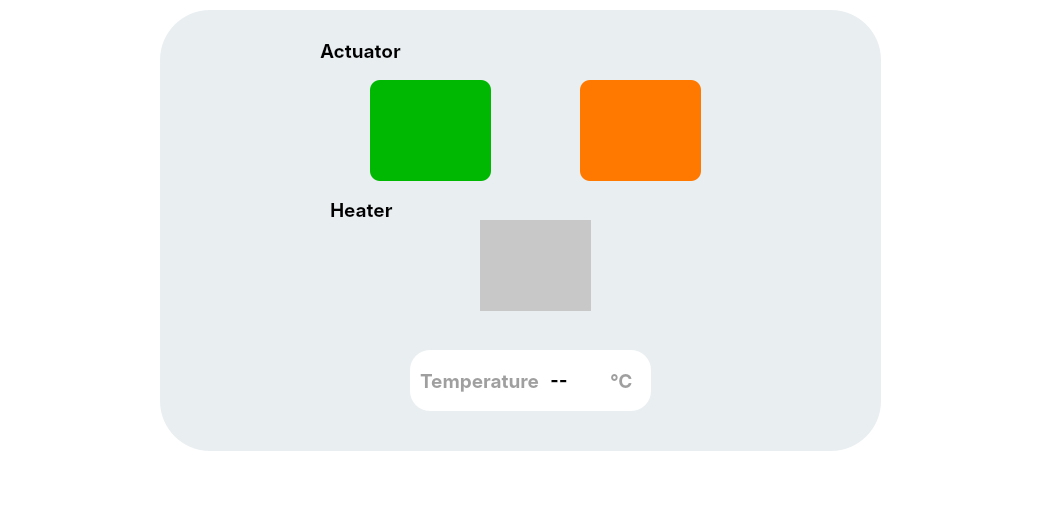
   <widget class="QFrame" name="screen_6">
    <property name="geometry">
     <rect>
      <x>-7</x>
      <y>60</y>
      <width>1051</width>
      <height>531</height>
     </rect>
    </property>
    <property name="font">
     <font>
      <family>SF Pro Display</family>
     </font>
    </property>
    <property name="styleSheet">
     <string notr="true">background-color:rgb(255, 255, 255);</string>
    </property>
    <property name="frameShape">
     <enum>QFrame::NoFrame</enum>
    </property>
    <property name="frameShadow">
     <enum>QFrame::Plain</enum>
    </property>
    <widget class="QLabel" name="label_48">
     <property name="geometry">
      <rect>
       <x>550</x>
       <y>350</y>
       <width>51</width>
       <height>60</height>
      </rect>
     </property>
     <property name="font">
      <font>
       <family>SF Pro Display</family>
       <pointsize>14</pointsize>
       <weight>75</weight>
       <bold>true</bold>
      </font>
     </property>
     <property name="styleSheet">
      <string notr="true">background:none;
color:black;</string>
     </property>
     <property name="text">
      <string>--</string>
     </property>
     <property name="alignment">
      <set>Qt::AlignLeading|Qt::AlignLeft|Qt::AlignVCenter</set>
     </property>
    </widget>
    <widget class="QLabel" name="label_52">
     <property name="geometry">
      <rect>
       <x>610</x>
       <y>350</y>
       <width>41</width>
       <height>61</height>
      </rect>
     </property>
     <property name="font">
      <font>
       <family>SF Pro Display</family>
       <pointsize>14</pointsize>
       <weight>75</weight>
       <bold>true</bold>
       <kerning>true</kerning>
      </font>
     </property>
     <property name="styleSheet">
      <string notr="true">background:none; color:#9f9f9f;</string>
     </property>
     <property name="text">
      <string>°C</string>
     </property>
     <property name="alignment">
      <set>Qt::AlignLeading|Qt::AlignLeft|Qt::AlignVCenter</set>
     </property>
    </widget>
    <widget class="QLabel" name="label_39">
     <property name="geometry">
      <rect>
       <x>410</x>
       <y>350</y>
       <width>241</width>
       <height>61</height>
      </rect>
     </property>
     <property name="styleSheet">
      <string notr="true">background-color:white;
border-radius:20px;
</string>
     </property>
     <property name="text">
      <string/>
     </property>
    </widget>
    <widget class="QLabel" name="label_56">
     <property name="geometry">
      <rect>
       <x>420</x>
       <y>350</y>
       <width>121</width>
       <height>61</height>
      </rect>
     </property>
     <property name="font">
      <font>
       <family>SF Pro Display</family>
       <pointsize>14</pointsize>
       <weight>75</weight>
       <bold>true</bold>
      </font>
     </property>
     <property name="styleSheet">
      <string notr="true">background:none;
color:#9f9f9f;
</string>
     </property>
     <property name="text">
      <string>Temperature</string>
     </property>
     <property name="alignment">
      <set>Qt::AlignLeading|Qt::AlignLeft|Qt::AlignVCenter</set>
     </property>
    </widget>
    <widget class="QLabel" name="label_58">
     <property name="geometry">
      <rect>
       <x>160</x>
       <y>10</y>
       <width>721</width>
       <height>441</height>
      </rect>
     </property>
     <property name="autoFillBackground">
      <bool>false</bool>
     </property>
     <property name="styleSheet">
      <string notr="true">background-color: rgb(233, 238, 241);
border-radius:50;</string>
     </property>
     <property name="text">
      <string/>
     </property>
     <property name="alignment">
      <set>Qt::AlignLeading|Qt::AlignLeft|Qt::AlignVCenter</set>
     </property>
    </widget>
    <widget class="QPushButton" name="button_26">
     <property name="geometry">
      <rect>
       <x>580</x>
       <y>80</y>
       <width>121</width>
       <height>101</height>
      </rect>
     </property>
     <property name="font">
      <font>
       <family>SF Pro Display</family>
       <pointsize>13</pointsize>
       <weight>75</weight>
       <bold>true</bold>
      </font>
     </property>
     <property name="styleSheet">
      <string notr="true">QPushButton{
background-color: rgb(255, 120, 0);
color: rgb(255, 255, 255);
border:none;
border-radius:10;
}

QPushButton:pressed{
background-color:rgb(198, 70, 0);
}
</string>
     </property>
     <property name="text">
      <string/>
     </property>
    </widget>
    <widget class="QPushButton" name="button_27">
     <property name="geometry">
      <rect>
       <x>480</x>
       <y>220</y>
       <width>111</width>
       <height>91</height>
      </rect>
     </property>
     <property name="font">
      <font>
       <family>SF Pro Display</family>
       <pointsize>13</pointsize>
       <weight>75</weight>
       <bold>true</bold>
      </font>
     </property>
     <property name="styleSheet">
      <string notr="true">QPushButton{
color: rgb(255, 255, 255);
 border:none;
 border-radius:50;
background-color:rgb(200, 200, 200);
}

</string>
     </property>
     <property name="text">
      <string/>
     </property>
    </widget>
    <widget class="QPushButton" name="button_28">
     <property name="geometry">
      <rect>
       <x>370</x>
       <y>80</y>
       <width>121</width>
       <height>101</height>
      </rect>
     </property>
     <property name="font">
      <font>
       <family>SF Pro Display</family>
       <pointsize>13</pointsize>
       <weight>75</weight>
       <bold>true</bold>
      </font>
     </property>
     <property name="styleSheet">
      <string notr="true">QPushButton{
background-color:rgb(0, 183, 1);
color: rgb(255, 255, 255);
border:none;
border-radius:10;
}

QPushButton:pressed{
background-color:rgb(0, 116, 1)
}
</string>
     </property>
     <property name="text">
      <string/>
     </property>
    </widget>
    <widget class="QLabel" name="label_69">
     <property name="geometry">
      <rect>
       <x>320</x>
       <y>40</y>
       <width>101</width>
       <height>21</height>
      </rect>
     </property>
     <property name="font">
      <font>
       <family>SF Pro Display</family>
       <pointsize>14</pointsize>
       <weight>75</weight>
       <bold>true</bold>
      </font>
     </property>
     <property name="autoFillBackground">
      <bool>false</bool>
     </property>
     <property name="styleSheet">
      <string notr="true">background-color:transparent;</string>
     </property>
     <property name="text">
      <string>Actuator</string>
     </property>
     <property name="alignment">
      <set>Qt::AlignLeading|Qt::AlignLeft|Qt::AlignVCenter</set>
     </property>
    </widget>
    <widget class="QLabel" name="label_71">
     <property name="geometry">
      <rect>
       <x>330</x>
       <y>200</y>
       <width>91</width>
       <height>20</height>
      </rect>
     </property>
     <property name="font">
      <font>
       <family>SF Pro Display</family>
       <pointsize>14</pointsize>
       <weight>75</weight>
       <bold>true</bold>
      </font>
     </property>
     <property name="styleSheet">
      <string notr="true">background-color:transparent;</string>
     </property>
     <property name="text">
      <string>Heater</string>
     </property>
     <property name="alignment">
      <set>Qt::AlignLeading|Qt::AlignLeft|Qt::AlignVCenter</set>
     </property>
    </widget>
    <zorder>label_58</zorder>
    <zorder>label_39</zorder>
    <zorder>label_52</zorder>
    <zorder>button_26</zorder>
    <zorder>button_27</zorder>
    <zorder>button_28</zorder>
    <zorder>label_69</zorder>
    <zorder>label_71</zorder>
    <zorder>label_56</zorder>
    <zorder>label_48</zorder>
   </widget>
